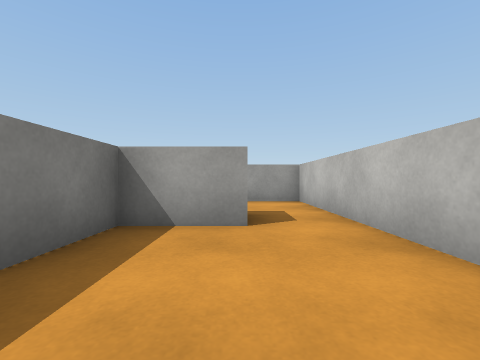
view 1 (above)

14 first-person views from a walk through a 3-D level made in the Unity game engine. The camera is 0.56 m above the floor, looks level and sees 90° across. The floor is counted in squares, 1 m on a side. Each view is taken from the middle of a square. On the plan, view 1 faces up. The plan holds only what a view shows up to about 9 squares ahead; the rest is blank. The place goes on beyond the plan. The player is left out. Surface patterns are stand-ins for the level's own textures.

view 2
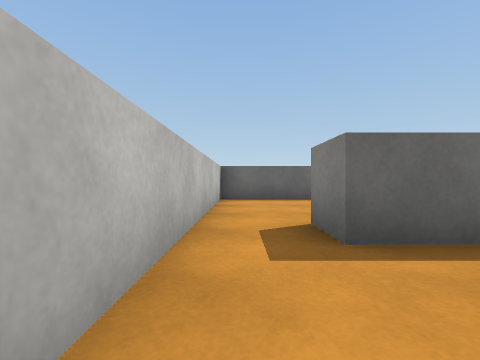

view 3
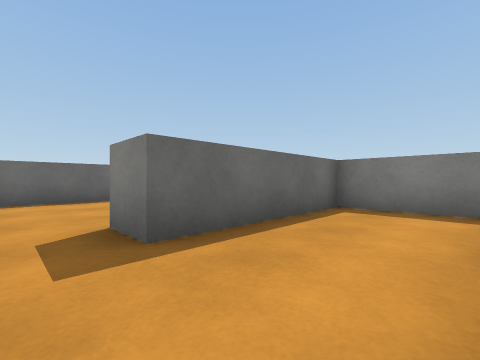

view 4
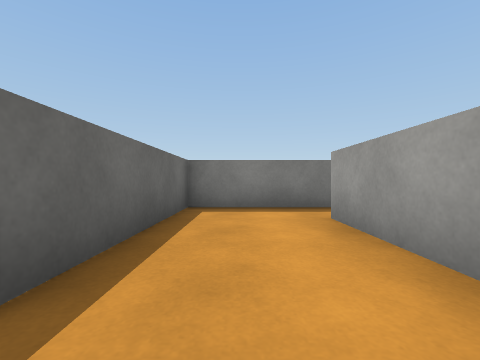

view 5
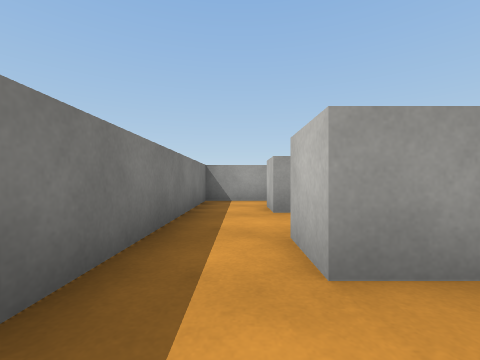

view 6
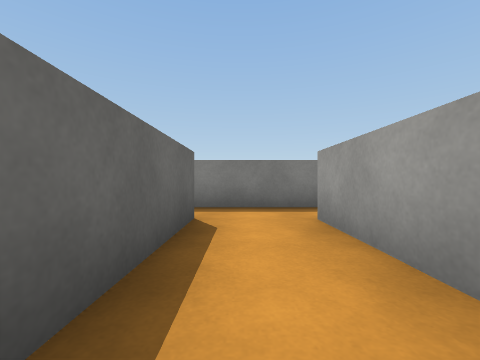

view 7
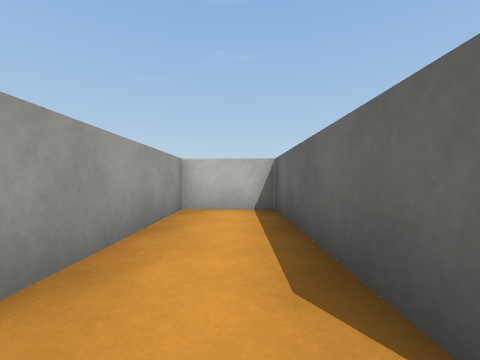

view 8
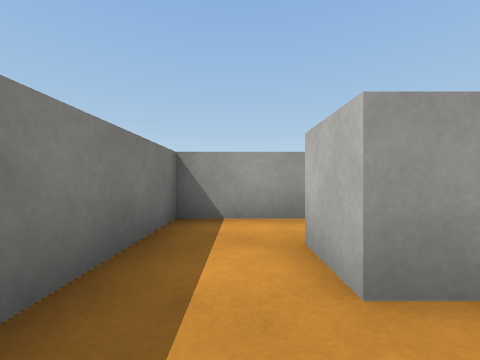

view 9
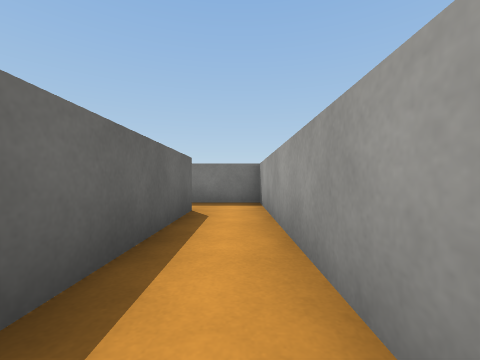

view 10
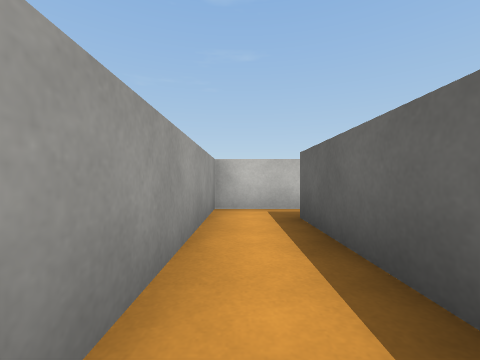

view 11
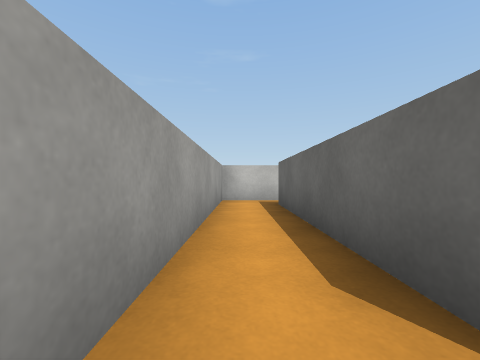

view 12
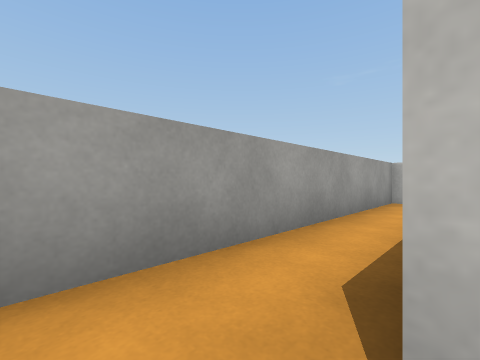

view 13
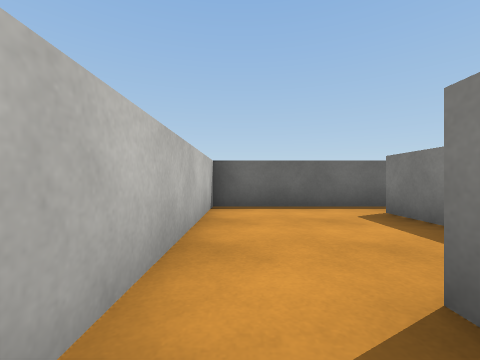

view 14
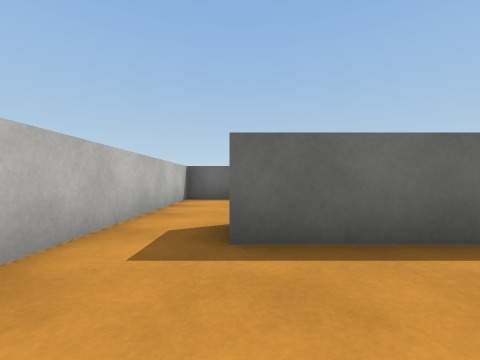

### Floor plan
Ten units are one square. View 1 is at (0, 0); x grows to the right and y downward. Boxes are objects, and circles mark ways between rooms. Rooms are numbered by the first view taken in them; rooms with no view inside come last. Other rooms are left out.
<svg viewBox="-44 -120 86 135">
<path fill="none" stroke="#000" d="M1 -29 -15 -29 -15 1M-21 10 16 10 16 -24M-39 -66 -39 -39 1 -39 1 -29M16 -24 16 -63 -24 -63M-24 -63 -24 -73 16 -73 16 -91 -24 -91M-39 -86 -39 -66M37 -98 37 -115 -39 -115 -39 -86M-24 -91 -24 -101 26 -101"/>
<circle cx="10" cy="-35" r="3" fill="#2a7"/>
<circle cx="-30" cy="-70" r="3" fill="#2a7"/>
<circle cx="-30" cy="-95" r="3" fill="#2a7"/>
<text x="0" y="-10">1</text>
<text x="-10" y="-50">2</text>
<text x="-10" y="-80">3</text>
<text x="30" y="-80">4</text>
</svg>
Room 1 opens to room 2. Room 2 opens to room 3. Room 3 opens to room 4.

Where each view was taken, in squares from view 1:
view 1: 0 up, 0 right, facing up
view 2: 6 up, 1 right, facing down
view 3: 6 up, 1 right, facing down-left
view 4: 5 up, 1 right, facing left
view 5: 5 up, 3 left, facing up
view 6: 8 up, 1 right, facing left
view 7: 8 up, 3 left, facing right
view 8: 8 up, 3 left, facing up
view 9: 11 up, 2 right, facing left
view 10: 11 up, 1 left, facing right
view 11: 11 up, 3 left, facing right
view 12: 10 up, 3 left, facing up-right
view 13: 4 up, 1 right, facing down
view 14: 6 up, 0 right, facing down
